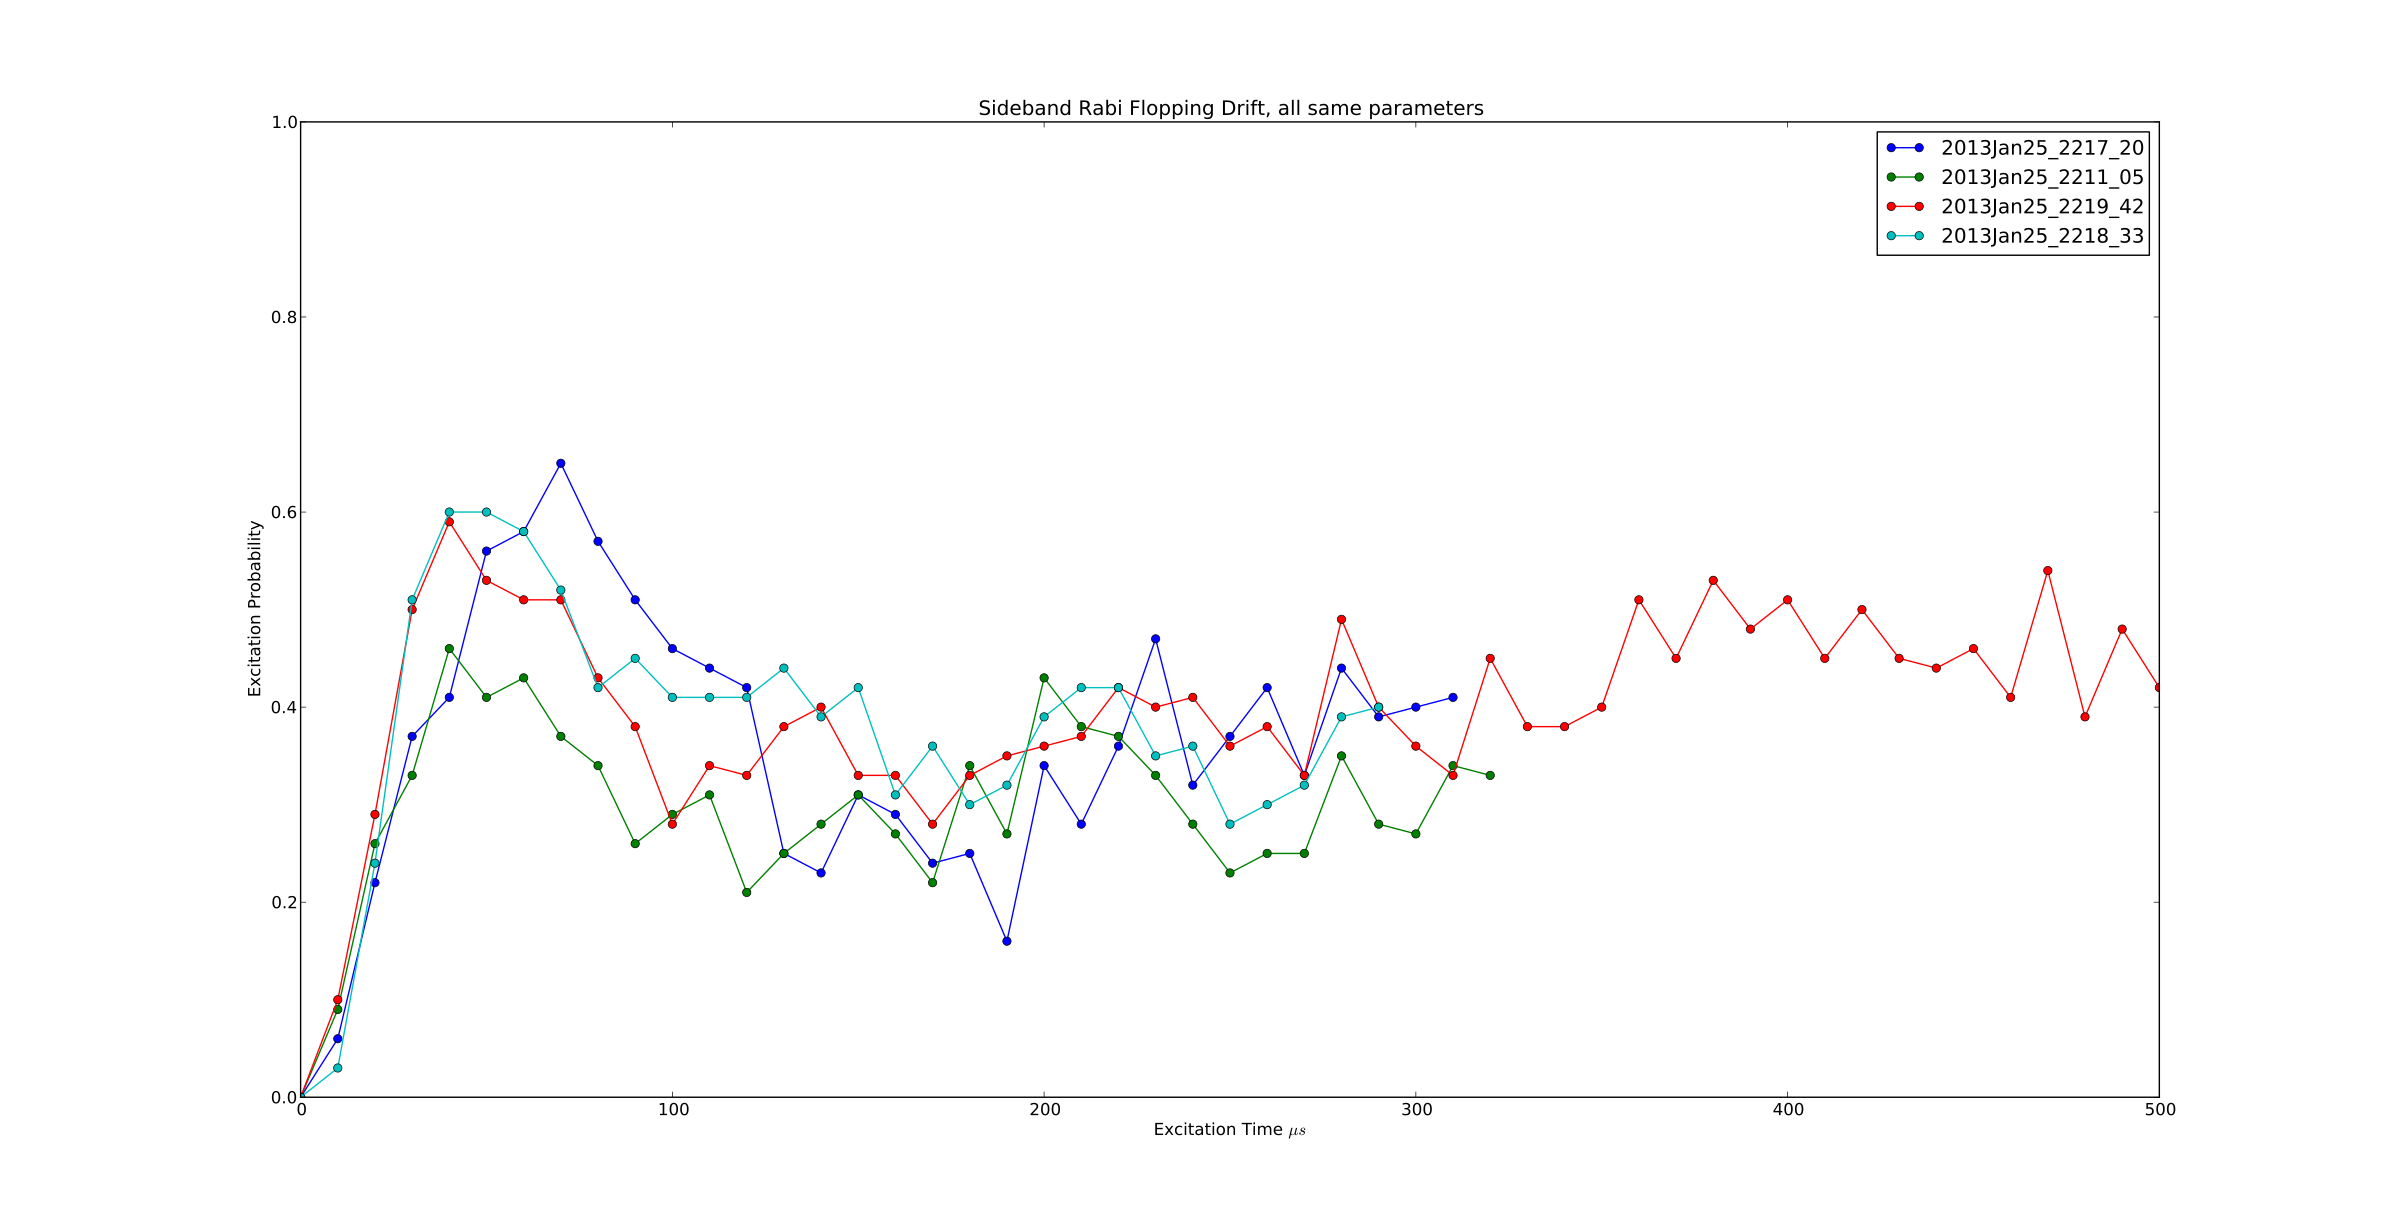

Python code for this plot:
import labrad
import numpy
import matplotlib
matplotlib.use('Qt4Agg')
from matplotlib import pyplot
#get access to servers
cxn = labrad.connect()
dv = cxn.data_vault
figure = pyplot.figure()
pyplot.title("Sideband Rabi Flopping Drift, all same parameters")

for dataset in ['2217_20','2211_05', '2219_42','2218_33']:
    dv.cd(['', 'Experiments', '729Experiments', 'RabiFlopping', '2013Jan25', dataset])
    dv.open(1)
    data = dv.get().asarray
    x = data[:,0] * 10**6 #now in microseconds
    pyplot.plot(x, data[:,1],'o-', label = '2013Jan25_{0}'.format(dataset))

pyplot.ylabel('Excitation Probability')
pyplot.xlabel(r'Excitation Time $\mu s$')
pyplot.ylim([0,1])
pyplot.legend()
pyplot.show()
